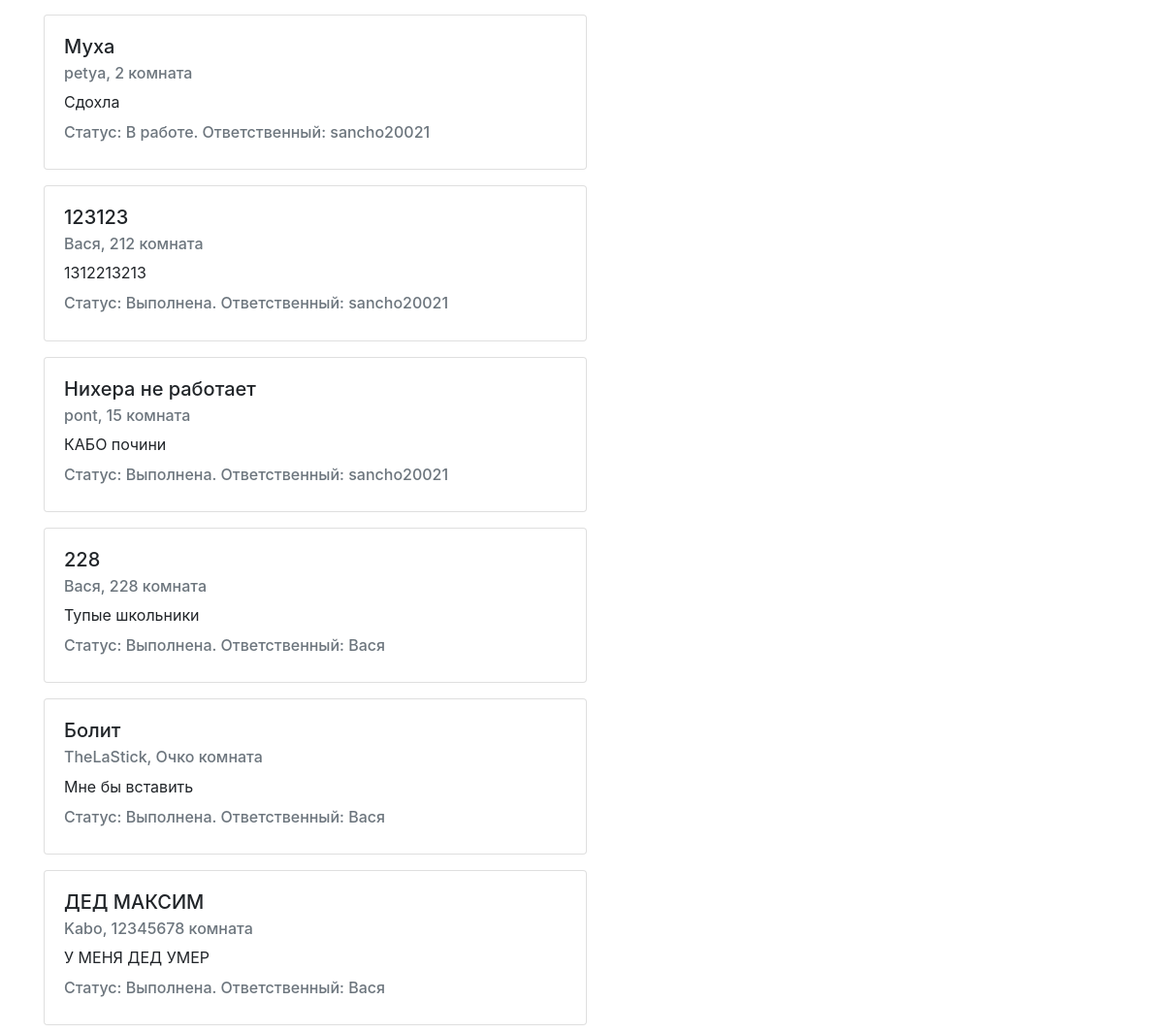
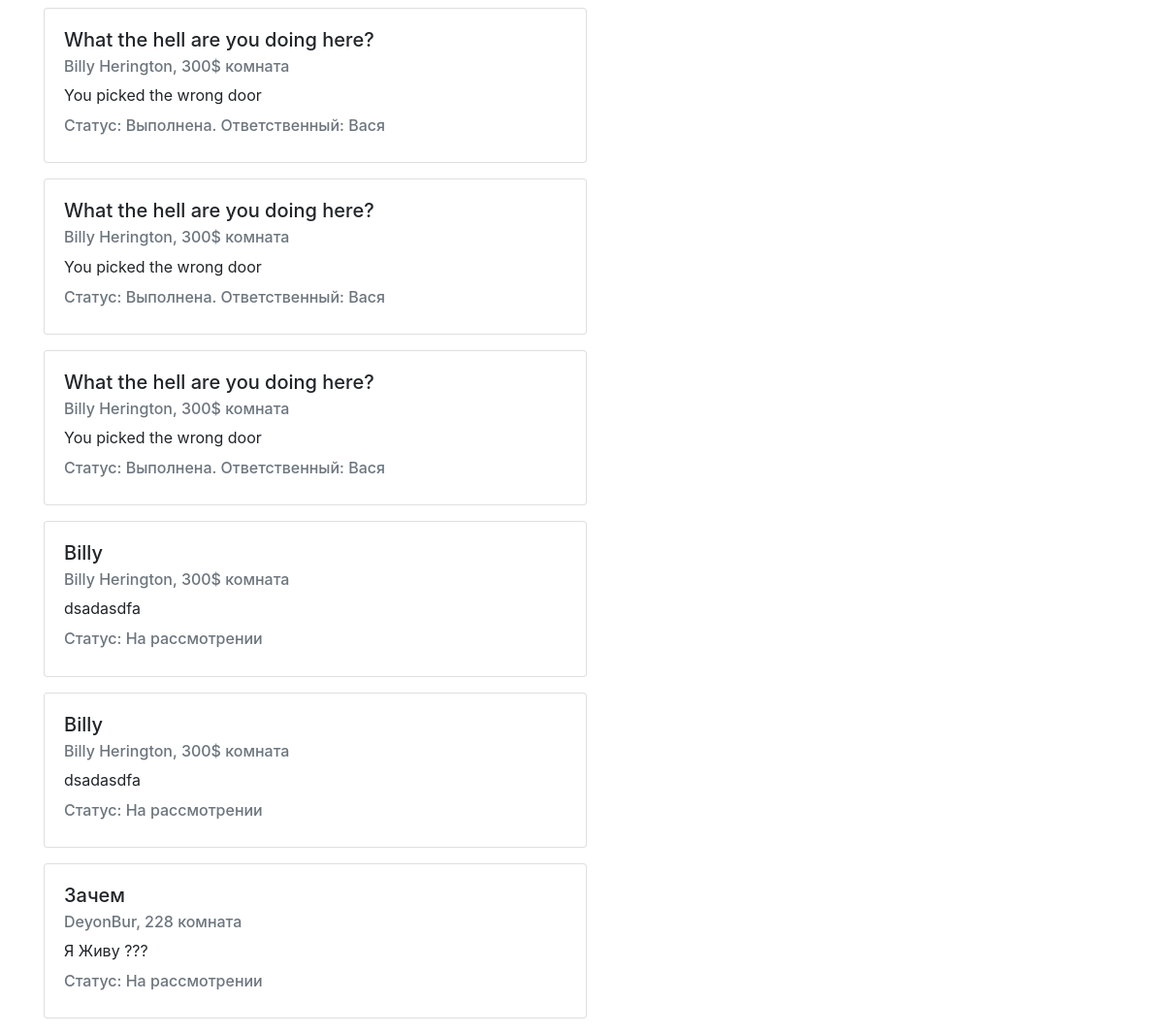
The app's page /allModer (signed in, lower part), older data (2 pictures, top to bottom).
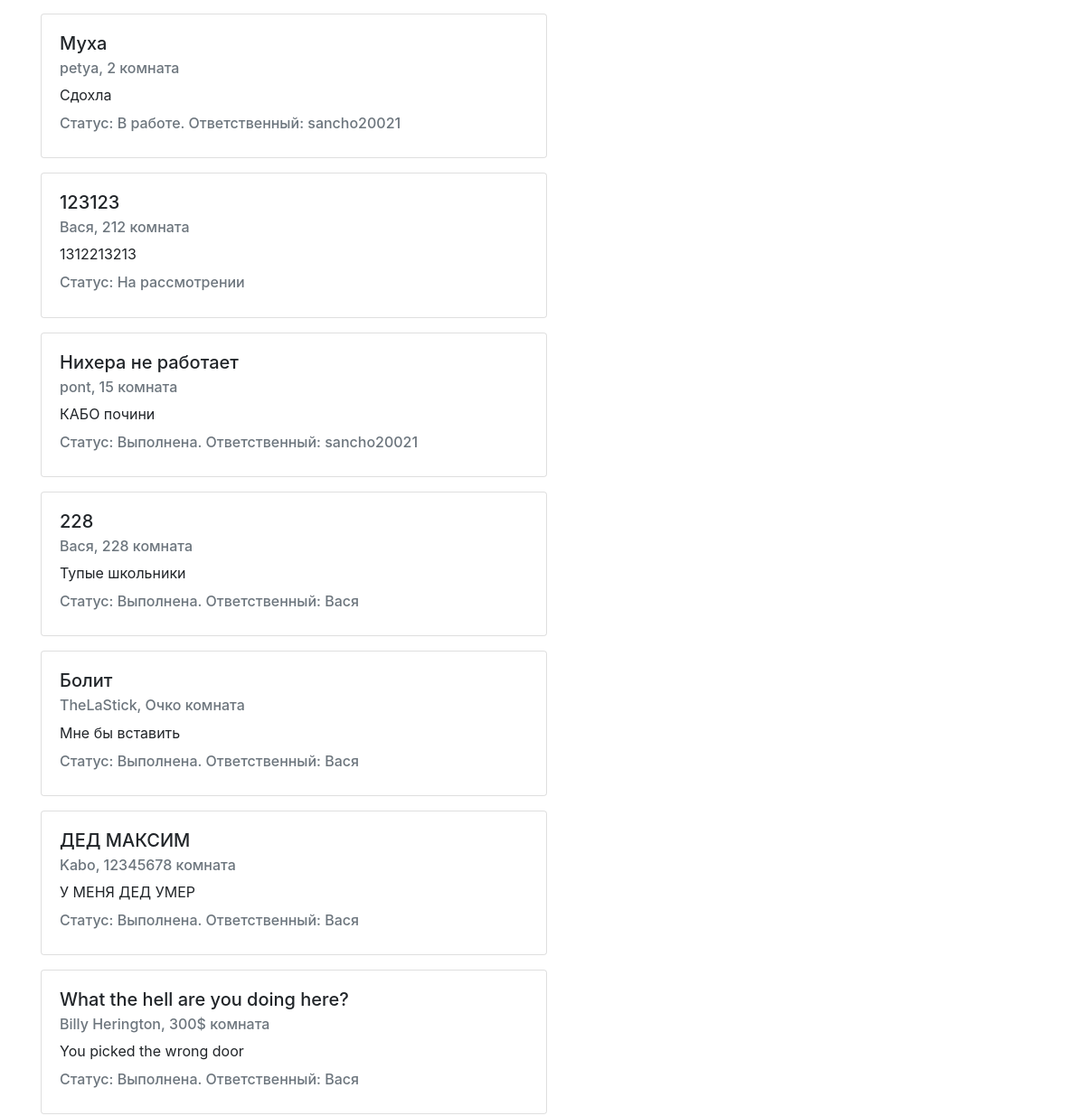
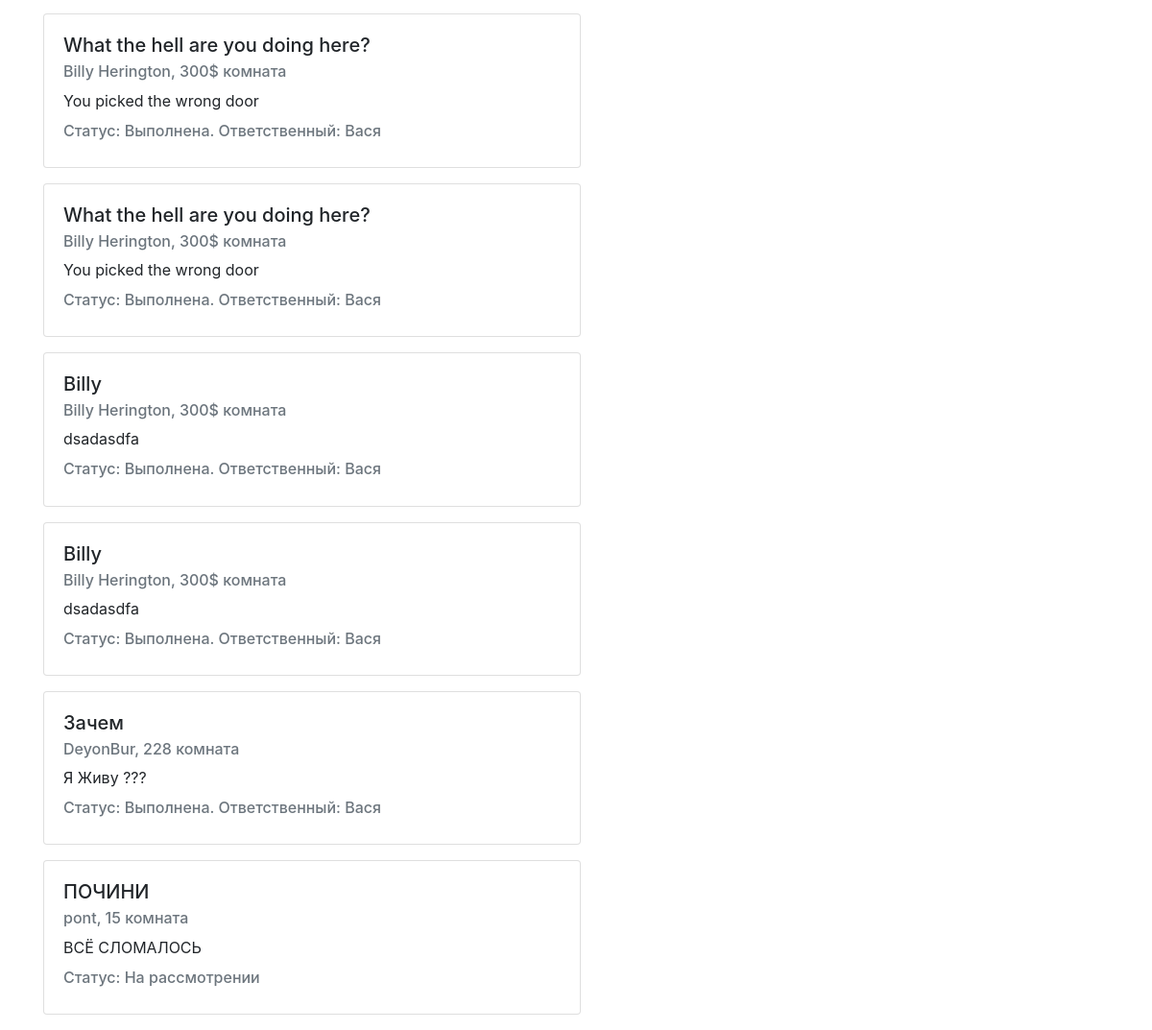
The same page, newer data (2 pictures, top to bottom).
### app/models.py (models this page shows, shortened)
class Claim(models.Model):
    text = models.TextField()
    name = models.CharField(max_length=255)
    house = models.CharField(max_length=255)
    user = models.ForeignKey(User, on_delete=models.CASCADE)
    status = models.CharField(max_length=255)
    moder = models.ForeignKey(User, on_delete=models.CASCADE, related_name='moders', default=None, blank=True,
                              null=True)
    likes = models.ManyToManyField(User, related_name='likes')

### app/views.py (the view)
# urls.py: path('allModer', indexModerAll),
def indexModerAll(request):
    return indexModerRender(request, 'all')

### app/views.py (called while the page is built, shortened)
@register.filter(name='lookup')
def lookup(value, arg):
    return value[arg]

def indexModerRender(request, status):
    if request.user.is_authenticated and request.user.groups.filter(name='moders').exists():
        if request.method == 'GET':
            claims = Claim.objects.all()
            if status == 'new':
                claims = Claim.objects.filter(status=status)
            if status == 'finished' or status == 'processed':
                claims = Claim.objects.filter(status=status, moder=request.user)
            section = status
            statusRus = dict()
            statusRus['new'] = 'На рассмотрении'
            statusRus['processed'] = 'В работе'
            statusRus['finished'] = 'Выполнена'
            return render(request, "indexModer.html",
                          {'claims': claims, 'username': request.user.username, 'section': section,
                           'statusRus': statusRus})
    else:
        return redirect('/login')

### app/templates/indexModer.html (shortened to what this page needs)
<!DOCTYPE html>
<html lang="en">
<head>
    <link href="/open-iconic/font/css/open-iconic-bootstrap.css" rel="stylesheet">
    <link rel="stylesheet" href="https://maxcdn.bootstrapcdn.com/bootstrap/4.0.0/css/bootstrap.min.css"
>
</head>
<body>
<div class="container">
    {% for claim in claims %}
    <form method="POST">
        <div class="card" style="width: 35rem;">
            <div class="card-body">
                <h5 class="card-title">{{claim.name}}</h5>
                <h6 class="card-subtitle mb-2 text-muted">{{claim.user.username}}, {{claim.house}} комната</h6>
                <p class="card-text">{{claim.text}}</p>
                {% if claim.status != 'new' %}
                <h6 class="card-subtitle mb-2 text-muted">Статус: {{ statusRus|lookup:claim.status }}. Ответственный:
                    {{claim.moder}}</h6>
                {%endif%}
                {% if claim.status == 'new' %}
                    <h6 class="card-subtitle mb-2 text-muted">Статус: {{ statusRus|lookup:claim.status }} </h6>
                {%endif%}
            </div>
        </div>
    </form>
    {% endfor %}
</div>
</body>
</html>

Row changes from the older to the newer data that the page shows:
changed Claim (number 2 of 13 on the later page): status "Выполнена" → "На рассмотрении"; moder "sancho20021" → (not shown)
changed Claim (number 10 of 13 on the later page): moder (not shown) → "Вася"; status "На рассмотрении" → "Выполнена"
changed Claim (number 11 of 13 on the later page): moder (not shown) → "Вася"; status "На рассмотрении" → "Выполнена"
changed Claim "Зачем": moder (not shown) → "Вася"; status "На рассмотрении" → "Выполнена"
added Claim: name "ПОЧИНИ", user.username "pont", house "15", text "ВСЁ СЛОМАЛОСЬ", status "На рассмотрении"
